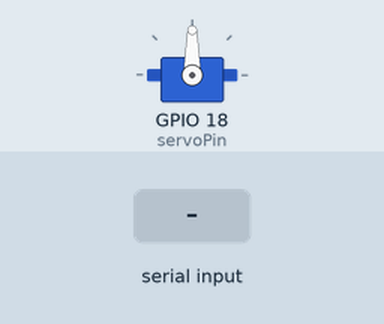
Simulated run of this sketch. Board: ESP32. Shown: servo. The test bench sets the inputs (shaded band). What the sketch prints to the serial monitor is not drawn.

Above: at 1.2 s.
1.3 s: "BAD\n" received over Serial
At 1.46 s:
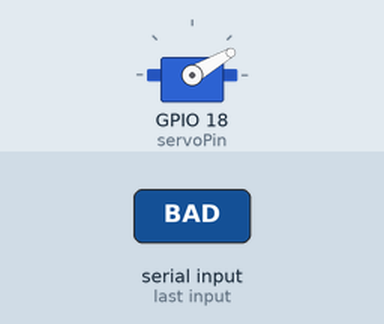
3.1 s: "TEST\n" received over Serial
At 5.8 s:
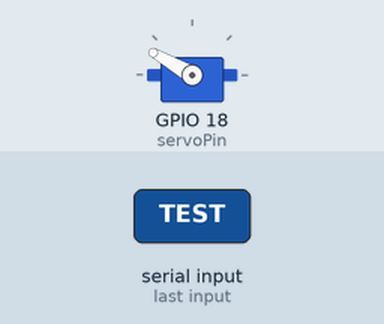
Timing chart, 0 to 7.6 s (numbered marks = the images above; inputs shaded):
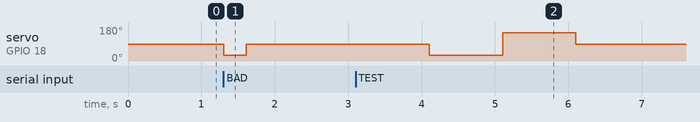

The sketch:

esp32_seed_sorter_simple.ino
```cpp
/*
  ESP32 Seed Sorter - Simple Version

  Hardware Setup:
  - Circular box with cardboard divider
  - Good side: Seeds fall naturally (no servo movement)
  - Bad side: Servo pushes/throws seeds to bad side
  - Servo pin: GPIO 18

  Commands:
  - "GOOD" - Do nothing (let seed fall to good side)
  - "BAD"  - Activate servo to throw seed to bad side
  - "TEST" - Test servo movement
*/

#include <ESP32Servo.h>

Servo seedSorter;
int servoPin = 18;

// Servo positions for your circular box - ADJUST THESE FOR YOUR SETUP
int REST_POSITION = 90;    // Default position (center) - good seeds fall naturally
int THROW_POSITION = 30;   // Position to throw bad seeds to bad side (adjust as needed)
int SWEEP_POSITION = 150;  // Optional sweep position (adjust as needed)

bool servoActive = false;
unsigned long servoStartTime = 0;
int throwDuration = 300;   // How long to hold throw position (milliseconds)

void setup() {
  Serial.begin(115200);
  Serial.println("=== ESP32 Seed Sorter v2.0 ===");
  Serial.println("Circular Box with Cardboard Divider");
  Serial.println("Commands: GOOD, BAD, TEST");

  // Initialize servo
  seedSorter.attach(servoPin, 500, 2400);
  seedSorter.write(REST_POSITION);

  Serial.println("✅ Servo ready at rest position");
  Serial.println("📦 Good seeds fall naturally, bad seeds get thrown!");
}

void loop() {
  // Check for serial commands
  if (Serial.available()) {
    String command = Serial.readStringUntil('\n');
    command.trim();
    command.toUpperCase();

    processCommand(command);
  }

  // Handle servo timing for throw action
  if (servoActive && (millis() - servoStartTime > throwDuration)) {
    returnToRest();
  }

  delay(10);
}

void processCommand(String cmd) {
  Serial.print("Command received: ");
  Serial.println(cmd);

  if (cmd == "GOOD") {
    handleGoodSeed();
  }
  else if (cmd == "BAD") {
    handleBadSeed();
  }
  else if (cmd == "TEST") {
    testServo();
  }
  else if (cmd == "REST") {
    returnToRest();
  }
  else {
    Serial.println("❌ Unknown command. Use: GOOD, BAD, TEST, REST");
  }
}

void handleGoodSeed() {
  Serial.println("🌱 GOOD SEED - No action (falls to good side naturally)");
  // Do nothing - servo stays at rest position
  // Good seeds fall straight down to good side
}

void handleBadSeed() {
  Serial.println("🚫 BAD SEED - Throwing to bad side!");

  // Quick throw motion to push seed to bad side
  seedSorter.write(THROW_POSITION);
  servoActive = true;
  servoStartTime = millis();

  Serial.print("⚡ Servo active for ");
  Serial.print(throwDuration);
  Serial.println("ms");
}

void returnToRest() {
  Serial.println("🔄 Returning to rest position");
  seedSorter.write(REST_POSITION);
  servoActive = false;
}

void testServo() {
  Serial.println("🧪 Testing servo movement...");

  // Test sequence
  Serial.println("1. Rest position (90°)");
  seedSorter.write(REST_POSITION);
  delay(1000);

  Serial.println("2. Throw position (45°)");
  seedSorter.write(THROW_POSITION);
  delay(1000);

  Serial.println("3. Sweep position (135°)");
  seedSorter.write(SWEEP_POSITION);
  delay(1000);

  Serial.println("4. Back to rest");
  seedSorter.write(REST_POSITION);
  delay(500);

  Serial.println("✅ Test complete!");
}
```

Measured:
- after the input at 1.3 s, servo on GPIO 18 (servoPin): 90° → 30° at once, → 90° 0.31 s later
- after the input at 3.1 s, servo on GPIO 18 (servoPin): 90° → 30° after 1.0 s, → 150° 1.0 s later, → 90° 1.0 s later
